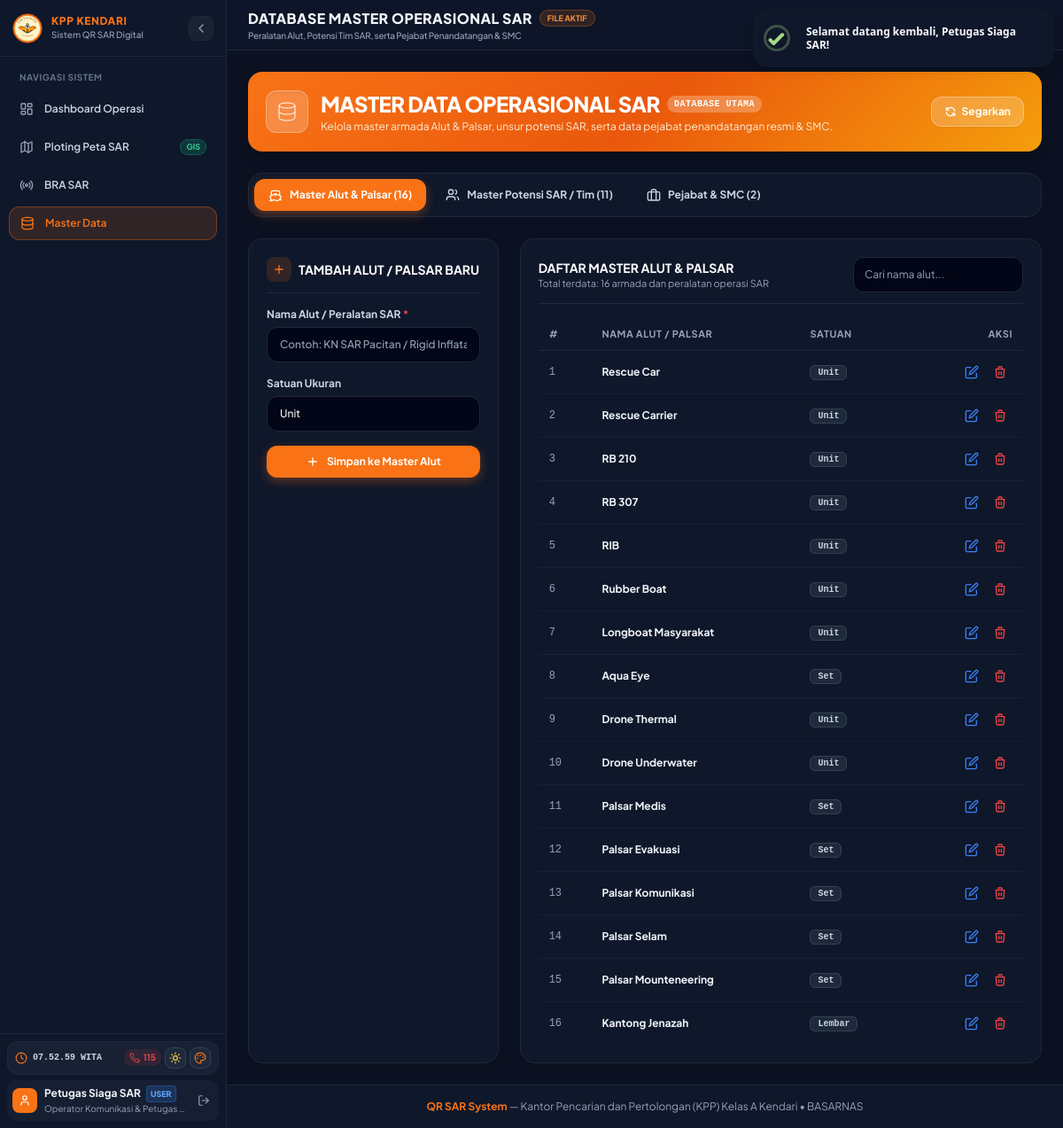
Screenshot of /master.php (signed in) with the database file from the repository.
### tables this page shows
CREATE TABLE `AppSettings` (
  `id` int NOT NULL DEFAULT '1',
  `logo_url` longtext,
  `satker_kode` varchar(191) DEFAULT NULL,
  `satker_nama` varchar(191) DEFAULT NULL,
  `alamat` varchar(191) DEFAULT NULL,
  `no_telp` varchar(191) DEFAULT NULL,
  `email` varchar(191) DEFAULT NULL,
  `call_sign` varchar(191) DEFAULT NULL,
  `frekuensi_default` varchar(191) DEFAULT NULL,
  `admin_username` varchar(191) DEFAULT NULL,
  `admin_password` varchar(191) DEFAULT NULL,
  `admin_email` varchar(191) DEFAULT NULL,
  `admin_nama` varchar(191) DEFAULT NULL,
  `admin_nip` varchar(191) DEFAULT NULL,
  `admin_jabatan` varchar(191) DEFAULT NULL,
  `admin_pangkat` varchar(191) DEFAULT NULL,
  `admin_no_hp` varchar(191) DEFAULT NULL,
  `user_username` varchar(191) DEFAULT NULL,
  `user_password` varchar(191) DEFAULT NULL,
  `user_nama` varchar(191) DEFAULT NULL,
  `user_nip` varchar(191) DEFAULT NULL,
  `user_pangkat` varchar(191) DEFAULT NULL,
  `user_jabatan` varchar(191) DEFAULT NULL,
  `user_email` varchar(191) DEFAULT NULL,
  `user_no_hp` varchar(191) DEFAULT NULL,
  `reset_token` varchar(191) DEFAULT NULL,
  `reset_token_expiry` varchar(191) DEFAULT NULL,
  PRIMARY KEY (`id`)
);

CREATE TABLE `MasterAlut` (
  `id_alut` int NOT NULL AUTO_INCREMENT,
  `nama_alut` varchar(191) NOT NULL,
  `satuan` varchar(191) NOT NULL,
  PRIMARY KEY (`id_alut`)
);

### views/master.php (the view, shortened to what the rows shown need)
<?php
$activeTab = $tab ?? 'alut';
$masterAlut = $masterAlut ?? (class_exists('MasterModel') ? MasterModel::getAlut() : []);
?>
<div class="space-y-6">
  <div class="flex flex-col sm:flex-row items-start sm:items-center justify-between gap-4 p-5 rounded-2xl bg-gradient-to-r from-orange-600 via-amber-600 to-orange-500 shadow-lg text-white" style="background: linear-gradient(135deg, var(--primary) 0%, #ea580c 50%, #f59e0b 100%);">
    <div class="flex items-center gap-3.5">
      <div>
        <div class="flex items-center gap-2">
          <h1 class="text-xl sm:text-2xl font-black tracking-tight text-white uppercase">
            Master Data Operasional SAR
          </h1>
        </div>
      </div>
    </div>
  </div>
  <?php if ($activeTab === 'alut'): ?>
    <div class="grid grid-cols-1 lg:grid-cols-3 gap-6">
      <div class="card p-5 bg-white dark:bg-slate-900 border border-slate-200 dark:border-slate-800 rounded-2xl shadow-sm space-y-4">
        <div class="flex items-center gap-2 pb-3 border-b border-slate-100 dark:border-slate-800">
          <h2 class="text-sm font-bold text-slate-900 dark:text-white uppercase">Tambah Alut / Palsar Baru</h2>
        </div>
      </div>
      <div class="lg:col-span-2 card p-5 bg-white dark:bg-slate-900 border border-slate-200 dark:border-slate-800 rounded-2xl shadow-sm space-y-4">
        <div class="flex flex-col sm:flex-row sm:items-center justify-between gap-3 pb-3 border-b border-slate-100 dark:border-slate-800">
          <div>
            <h2 class="text-sm font-bold text-slate-900 dark:text-white uppercase">Daftar Master Alut & Palsar</h2>
          </div>
        </div>
        <div class="overflow-x-auto">
          <table class="w-full text-left text-xs" id="tableMasterAlut">
            <thead>
              <tr class="border-b border-slate-200 dark:border-slate-800 text-slate-500 dark:text-slate-400 font-bold text-[11px] uppercase tracking-wider">
                <th class="py-2.5 px-3">#</th>
                <th class="py-2.5 px-3">Nama Alut / Palsar</th>
                <th class="py-2.5 px-3">Satuan</th>
                <th class="py-2.5 px-3 text-right">Aksi</th>
              </tr>
            </thead>
            <tbody class="divide-y divide-slate-100 dark:divide-slate-800/60 font-medium">
              <?php foreach ($masterAlut as $idx => $a): ?>
                <tr class="hover:bg-slate-50 dark:hover:bg-slate-800/40 transition">
                  <td class="py-2.5 px-3 text-slate-400 font-mono"><?= $idx + 1 ?></td>
                  <td class="py-2.5 px-3 font-bold text-slate-800 dark:text-slate-100">
                    <?= e($a['nama_alut']) ?>
                  </td>
                  <td class="py-2.5 px-3 text-slate-500 dark:text-slate-400">
                    <span class="px-2 py-0.5 rounded-md bg-slate-100 dark:bg-slate-800 text-[10px] font-mono font-bold text-slate-700 dark:text-slate-300 border border-slate-200 dark:border-slate-700">
                      <?= e($a['satuan'] ?? 'Unit') ?>
                    </span>
                  </td>
                  <td class="py-2.5 px-3 text-right">
                    <div class="inline-flex items-center gap-1 justify-end">
                      <button type="button" onclick="openEditAlutModal(<?= (int)$a['id_alut'] ?>, '<?= e(addslashes($a['nama_alut'])) ?>', '<?= e(addslashes($a['satuan'] ?? 'Unit')) ?>')" class="p-1.5 text-blue-500 hover:text-blue-700 hover:bg-blue-50 dark:hover:bg-blue-500/10 rounded-lg transition inline-flex items-center cursor-pointer" title="Edit Alut">
                        <svg class="w-4 h-4" fill="none" stroke="currentColor" stroke-width="2" viewBox="0 0 24 24"><path d="M11 4H4a2 2 0 0 0-2 2v14a2 2 0 0 0 2 2h14a2 2 0 0 0 2-2v-7"/><path d="M18.5 2.5a2.121 2.121 0 0 1 3 3L12 15l-4 1 1-4 9.5-9.5z"/></svg>
                      </button>
                      <form method="POST" action="<?= BASE_URL ?>/master.php?action=delete_alut" class="inline-block" data-confirm="Apakah Anda yakin ingin menghapus alut &quot;<?= e($a['nama_alut']) ?>&quot; dari master data?" data-confirm-title="Hapus Master Alut" data-confirm-btn="Ya, Hapus" data-confirm-danger="true">
                        <button type="submit" class="p-1.5 text-red-500 hover:text-red-700 hover:bg-red-50 dark:hover:bg-red-500/10 rounded-lg transition inline-flex items-center cursor-pointer" title="Hapus Alut">
                          <svg class="w-4 h-4" fill="none" stroke="currentColor" stroke-width="2" viewBox="0 0 24 24"><path d="M19 7l-.867 12.142A2 2 0 0116.138 21H7.862a2 2 0 01-1.995-1.858L5 7m5 4v6m4-6v6m1-10V4a1 1 0 00-1-1h-4a1 1 0 00-1 1v3M4 7h16"/></svg>
                        </button>
                      </form>
                    </div>
                  </td>
                </tr>
              <?php endforeach; ?>
            </tbody>
          </table>
        </div>
      </div>
    </div>
  <?php endif; ?>
</div>

### views/layout/sidebar.php (shortened to what the rows shown need)
<?php
$currentUser = $currentUser ?? AuthHelper::getCurrentUser();
?>
<aside id="mainAppSidebar" class="sidebar fixed top-0 bottom-0 left-0 z-40 flex flex-col transition-all duration-300 ease-in-out border-r bg-white dark:bg-slate-900 border-slate-200 dark:border-slate-800 text-slate-800 dark:text-slate-100 shadow-sm">
  <div class="p-2 border-t border-inherit shrink-0 space-y-1.5">
    <div class="sidebar-footer-user flex items-center gap-2 p-1.5 rounded-xl bg-slate-100/70 dark:bg-slate-800/50">
      <div class="sidebar-user-block min-w-0 flex-1">
        <div class="flex items-center gap-1.5">
          <p class="text-xs font-bold truncate text-slate-800 dark:text-slate-100">
            <?= e($currentUser['nama'] ?? $currentUser['username'] ?? 'Pengguna') ?>
          </p>
          <span class="text-[9px] font-black uppercase px-1 py-0.5 rounded <?= ($currentUser['role'] ?? '') === 'USER' ? 'bg-blue-500/20 text-blue-500 dark:text-blue-400 border border-blue-500/30' : 'bg-orange-500/20 text-orange-600 dark:text-orange-400 border border-orange-500/30' ?>">
            <?= ($currentUser['role'] ?? '') === 'USER' ? 'User' : 'Admin' ?>
          </span>
        </div>
        <p class="text-[10px] text-slate-400 truncate">
          <?= e($currentUser['jabatan'] ?? (($currentUser['role'] ?? '') === 'USER' ? 'Operator SAR Kendari' : 'Admin SAR Kendari')) ?>
        </p>
      </div>
    </div>
  </div>
</aside>
<div class="main-content">

### rows the page displays
appsettings: user_nama "Petugas Siaga SAR", user_jabatan "Operator Komunikasi & Petugas…"
masteralut: nama_alut "Rescue Car", satuan "Unit"
masteralut: nama_alut "Rescue Carrier", satuan "Unit"
masteralut: nama_alut "RB 210", satuan "Unit"
masteralut: nama_alut "RB 307", satuan "Unit"
masteralut: nama_alut "RIB", satuan "Unit"
masteralut: nama_alut "Rubber Boat", satuan "Unit"
masteralut: nama_alut "Longboat Masyarakat", satuan "Unit"
masteralut: nama_alut "Aqua Eye", satuan "Set"
masteralut: nama_alut "Drone Thermal", satuan "Unit"
masteralut: nama_alut "Drone Underwater", satuan "Unit"
masteralut: nama_alut "Palsar Medis", satuan "Set"
masteralut: nama_alut "Palsar Evakuasi", satuan "Set"
masteralut: nama_alut "Palsar Komunikasi", satuan "Set"
masteralut: nama_alut "Palsar Selam", satuan "Set"
masteralut: nama_alut "Palsar Mounteneering", satuan "Set"
masteralut: nama_alut "Kantong Jenazah", satuan "Lembar"

### other values shown
$headerTitle "DATABASE MASTER OPERASIONAL SAR"
$headerSubtitle "Peralatan Alut, Potensi Tim SAR, serta Pejabat Penandatangan & SMC"
count($masterAlut) "16"
count($masterTim) "11"
count($pejabatList) "2"
